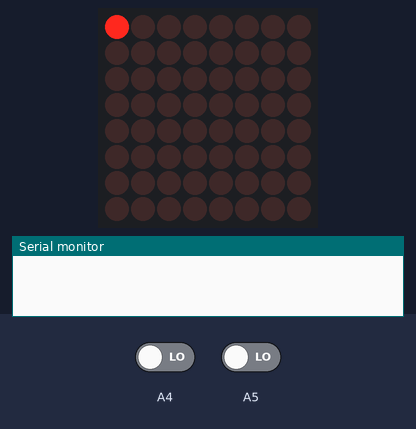
This sketch was run on a simulated Arduino Uno, built with avr-gcc and run on an emulated ATmega328P. Shown: 8×8 LED matrix, the last lines printed to the serial monitor. Wiring (inferred from the names in the program): LED matrix (orientation assumed): rows pin 2, pin 3, pin 4, pin 5, pin 6, pin 7, pin 8, pin 9; columns pin 10, pin 11, pin 12, pin 13, A0, A1, A2, A3. The test bench sets the inputs (shaded band); at power-on: A4 LOW, A5 LOW.

Above: at 1.2 s.
1.3 s: A4 driven HIGH
At 2.1 s:
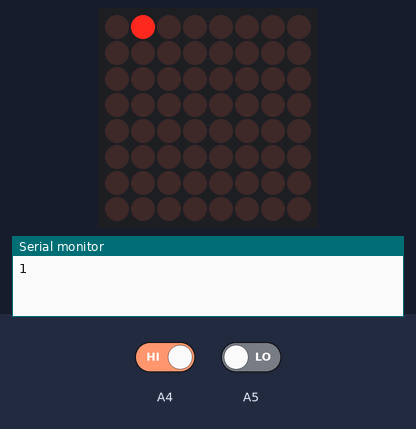
2.8 s: A5 driven HIGH
At 3.21 s:
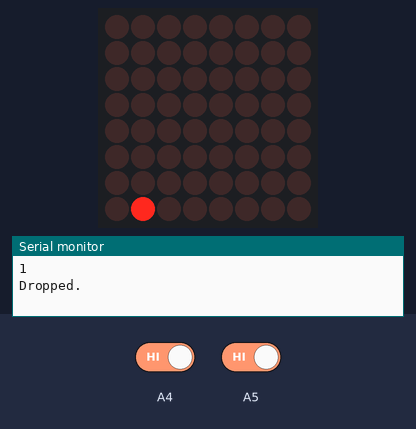
At 4.11 s:
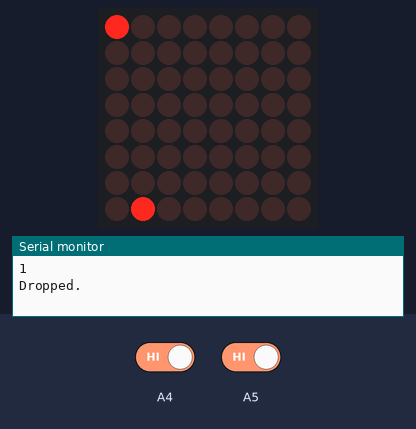
Timing chart, 0 to 5.8 s (numbered marks = the images above; inputs shaded):
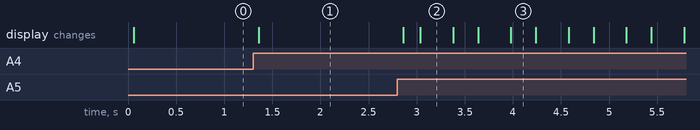

The sketch:

connect4.ino
```cpp
#include "button.h"
#include "game.h"
#include "matrix.h"

#include <Arduino.h>

Game game;
Button<A4> next;
Button<A5> drop;

void setup()
{
  Serial.begin(9600);
  while (!Serial)
    ;

  for (byte i = 2; i <= 13; i++)
    pinMode(i, OUTPUT);
  pinMode(A0, OUTPUT);
  pinMode(A1, OUTPUT);
  pinMode(A2, OUTPUT);
  pinMode(A3, OUTPUT);
  next.init();
  drop.init();
}

void loop()
{
  next.update();
  if (next.pressed())
  {
    game.next();
  }
  drop.update();
  if (drop.pressed())
  {
    game.drop();
  }
  game.update();
  byte matrix[8] = {0};
  game.draw(matrix);
  drawScreen(matrix);
}
```

board.h
```cpp
#include "piece.h"

#include <Arduino.h>

class Board
{
public:
    void reset()
    {
        for (int x = 0; x < width; x++)
        {
            for (int y = 0; y < height; y++)
            {
                board[x][y] = None;
            }
        }
    }

    int next(int selection)
    {
        return selection % width + 1;
    }

    void drop(int &selection, Piece &piece)
    {
        if (selection > 0)
        {
            int slot = selection - 1;
            if (board[slot][0] != None)
            {
                Serial.println("Column full.");
                return;
            }
            int y = 1;
            for (; y < height; y++)
            {
                if (board[slot][y] != None)
                {
                    break;
                }
            }
            board[slot][y - 1] = piece;
            if (piece == Red)
            {
                piece = Black;
            }
            else if (piece == Black)
            {
                piece = Red;
            }
            Serial.println("Dropped.");
            selection = 0;
        }
    }

    void draw(byte output[8], bool showBlack) const
    {
        for (int x = 0; x < width; x++)
        {
            for (int y = 0; y < height; y++)
            {
                bitWrite(output[y + 2], x + 1, board[x][y].draw(showBlack));
            }
        }
    }

private:
    static const int width = 7;
    static const int height = 6;
    Piece board[width][height];
};
```

button.h
```cpp
#include <Arduino.h>

template <byte P>
class Button
{
public:
    Button()
    {
    }

    void init() const
    {
        pinMode(P, INPUT);
    }

    void update()
    {
        if (digitalRead(P))
        {
            if (state == Up)
            {
                state = Pressed;
            }
            else
            {
                state = Down;
            }
        }
        else
        {
            state = Up;
        }
    }

    bool pressed() const
    {
        return state == Pressed;
    }

private:
    enum
    {
        Up,
        Pressed,
        Down
    } state;
};
```

game.h
```cpp
#include "board.h"

#include <Arduino.h>

class Game
{
  Board board;
  int selection;
  Piece nextPiece;
  unsigned long blackTimer;

public:
  Game()
  {
    reset();
  }
  void reset()
  {
    selection = 0;
    nextPiece = Red;
    blackTimer = millis();
    board.reset();
  }
  void next()
  {
    selection = board.next(selection);
    Serial.println(selection);
  }
  void drop()
  {
    board.drop(selection, nextPiece);
  }
  void update()
  {
    int diff = millis() - blackTimer;
    if (diff >= 600)
      blackTimer = millis();
  }
  void draw(byte output[8]) const
  {
    int diff = millis() - blackTimer;
    bool showBlack = diff < 300;
    bitWrite(output[0], selection, nextPiece.draw(showBlack));
    board.draw(output, showBlack);
  }
};
```

matrix.h
```cpp
#include <Arduino.h>

#define ROW_1 2
#define ROW_2 3
#define ROW_3 4
#define ROW_4 5
#define ROW_5 6
#define ROW_6 7
#define ROW_7 8
#define ROW_8 9

#define COL_1 10
#define COL_2 11
#define COL_3 12
#define COL_4 13
#define COL_5 A0
#define COL_6 A1
#define COL_7 A2
#define COL_8 A3

const byte rows[] = {
    ROW_1, ROW_2, ROW_3, ROW_4, ROW_5, ROW_6, ROW_7, ROW_8};
const byte col[] = {
    COL_1, COL_2, COL_3, COL_4, COL_5, COL_6, COL_7, COL_8};

void drawScreen(byte buffer2[8])
{
    for (byte i = 0; i < 8; i++)
    {
        digitalWrite(rows[i], HIGH);
        for (byte a = 0; a < 8; a++)
        {
            digitalWrite(col[a], bitRead(~buffer2[i], a));
            digitalWrite(col[a], HIGH);
        }
        digitalWrite(rows[i], LOW);
    }
}
```

piece.h
```cpp
enum Color
{
    NONE,
    RED,
    BLACK
};

class Piece
{
public:
    Piece()
    {
        this->color = NONE;
    }

    Piece(Color color)
    {
        this->color = color;
    }

    Piece(const Piece &piece)
    {
        this->color = piece.color;
    }

    bool draw(bool showBlack) const
    {
        return showBlack ? color == Color::RED : color != Color::NONE;
    }

    bool operator==(const Piece &other) const
    {
        return color == other.color;
    }

    bool operator!=(const Piece &other) const
    {
        return color != other.color;
    }

private:
    Color color;
};

const Piece None{NONE};
const Piece Red{RED};
const Piece Black{BLACK};
```

Measured:
- after the input at 1.3 s, the display: changes after 0.06 s (image 1)
- after the input at 2.8 s, the display: first changes after 0.06 s (image 2 shows a later state)
